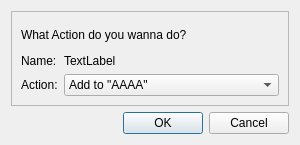
<?xml version="1.0" encoding="UTF-8"?>
<ui version="4.0">
 <class>ItemAction</class>
 <widget class="QDialog" name="ItemAction">
  <property name="geometry">
   <rect>
    <x>0</x>
    <y>0</y>
    <width>300</width>
    <height>145</height>
   </rect>
  </property>
  <property name="windowTitle">
   <string>Item Action</string>
  </property>
  <layout class="QVBoxLayout" name="verticalLayout">
   <item>
    <widget class="QFrame" name="frame">
     <property name="frameShape">
      <enum>QFrame::Shape::StyledPanel</enum>
     </property>
     <property name="frameShadow">
      <enum>QFrame::Shadow::Raised</enum>
     </property>
     <layout class="QVBoxLayout" name="verticalLayout_2">
      <item>
       <widget class="QLabel" name="label">
        <property name="text">
         <string>What Action do you wanna do?</string>
        </property>
       </widget>
      </item>
      <item>
       <layout class="QGridLayout" name="gridLayout">
        <item row="0" column="0">
         <widget class="QLabel" name="label_2">
          <property name="text">
           <string>Name:</string>
          </property>
         </widget>
        </item>
        <item row="1" column="0">
         <widget class="QLabel" name="label_3">
          <property name="text">
           <string>Action:</string>
          </property>
         </widget>
        </item>
        <item row="1" column="1">
         <widget class="QComboBox" name="Action">
          <property name="sizePolicy">
           <sizepolicy hsizetype="Expanding" vsizetype="Fixed">
            <horstretch>0</horstretch>
            <verstretch>0</verstretch>
           </sizepolicy>
          </property>
          <item>
           <property name="text">
            <string>Add to &quot;AAAA&quot;</string>
           </property>
          </item>
          <item>
           <property name="text">
            <string>Remove from &quot;BBBB&quot;</string>
           </property>
          </item>
         </widget>
        </item>
        <item row="0" column="1">
         <widget class="QLabel" name="ItemName">
          <property name="text">
           <string>TextLabel</string>
          </property>
         </widget>
        </item>
       </layout>
      </item>
     </layout>
    </widget>
   </item>
   <item>
    <widget class="QDialogButtonBox" name="buttonBox">
     <property name="orientation">
      <enum>Qt::Orientation::Horizontal</enum>
     </property>
     <property name="standardButtons">
      <set>QDialogButtonBox::StandardButton::Cancel|QDialogButtonBox::StandardButton::Ok</set>
     </property>
    </widget>
   </item>
  </layout>
 </widget>
 <resources/>
 <connections>
  <connection>
   <sender>buttonBox</sender>
   <signal>accepted()</signal>
   <receiver>ItemAction</receiver>
   <slot>accept()</slot>
   <hints>
    <hint type="sourcelabel">
     <x>248</x>
     <y>254</y>
    </hint>
    <hint type="destinationlabel">
     <x>157</x>
     <y>274</y>
    </hint>
   </hints>
  </connection>
  <connection>
   <sender>buttonBox</sender>
   <signal>rejected()</signal>
   <receiver>ItemAction</receiver>
   <slot>reject()</slot>
   <hints>
    <hint type="sourcelabel">
     <x>316</x>
     <y>260</y>
    </hint>
    <hint type="destinationlabel">
     <x>286</x>
     <y>274</y>
    </hint>
   </hints>
  </connection>
 </connections>
</ui>
